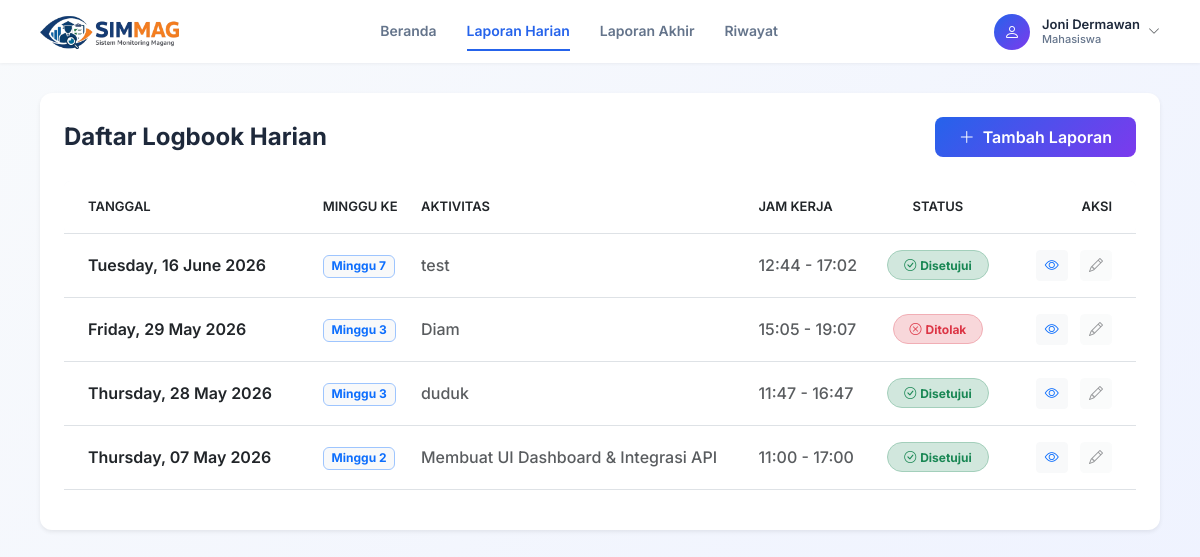
Page /mahasiswa/laporan_harian.php (signed in) on the committed database.
### tables this page shows
CREATE TABLE `mahasiswa` (
  `id_mahasiswa` int(11) NOT NULL,
  `NIM` varchar(20) NOT NULL,
  `nama` varchar(100) NOT NULL,
  `email` varchar(100) NOT NULL,
  `prodi` varchar(100) NOT NULL,
  `password` varchar(255) NOT NULL,
  `no_hp` varchar(20) DEFAULT NULL
);

CREATE TABLE `laporan_harian` (
  `id_laporan_harian` int(11) NOT NULL,
  `id_mahasiswa` int(11) NOT NULL,
  `kegiatan` text NOT NULL,
  `file_pendukung` varchar(255) DEFAULT NULL,
  `tanggal_submit` datetime NOT NULL DEFAULT current_timestamp(),
  `status` varchar(50) DEFAULT 'menunggu',
  `catatan_dosen` text DEFAULT NULL,
  `id_pendaftaran` int(11) DEFAULT NULL,
  `minggu_ke` int(11) DEFAULT NULL,
  `jam_masuk` time DEFAULT NULL,
  `jam_keluar` time DEFAULT NULL
);

### mahasiswa/laporan_harian.php (the view, shortened to what this page needs)
<?php
$user = $_SESSION['user'];
$db = new Database();
$conn = $db->getConnection();
$page = "laporan_harian";
$stmt = $conn->prepare("SELECT * FROM mahasiswa WHERE id_mahasiswa = ?");
$stmt->execute([$user['id']]);
$mahasiswa = $stmt->fetch(PDO::FETCH_ASSOC);
$nama_mahasiswa = $mahasiswa['nama'];
$stmtPendaftaran = $conn->prepare("SELECT * FROM pendaftaran_magang WHERE id_mahasiswa = ? ORDER BY id_pendaftaran DESC LIMIT 1");
$stmtPendaftaran->execute([$user['id']]);
$pendaftaran = $stmtPendaftaran->fetch(PDO::FETCH_ASSOC);
$id_pendaftaran = $pendaftaran['id_pendaftaran'];
$stmtLogbook = $conn->prepare("SELECT * FROM laporan_harian WHERE id_pendaftaran = ? ORDER BY tanggal_submit DESC");
$stmtLogbook->execute([$id_pendaftaran]);
$data_logbook = $stmtLogbook->fetchAll(PDO::FETCH_ASSOC);
?>
<!DOCTYPE html>
<html lang="id">
<head>
    <link href="https://cdn.jsdelivr.net/npm/bootstrap@5.3.0/dist/css/bootstrap.min.css" rel="stylesheet">
    <link href="https://cdn.jsdelivr.net/npm/bootstrap-icons/font/bootstrap-icons.css" rel="stylesheet">
    <link rel="stylesheet" href="assets/css/mahasiswa_navbar.css">
    <link rel="stylesheet" href="assets/css/mahasiswa.css">
    <link rel="stylesheet" href="assets/css/beranda.css">
</head>
<body>
    <div class="top-navbar">
        <div class="navbar-brand">
            <img src="assets/logo.png" alt="SIMMAG">
        </div>
        <div class="nav-center">
            <a href="magang_aktif.php" class="<?= ($page == 'magang_aktif') ? 'active' : '' ?>">Beranda</a>
            <a href="laporan_harian.php" class="<?= ($page == 'laporan_harian') ? 'active' : '' ?>">Laporan Harian</a>
            <a href="laporan_akhir.php" class="<?= ($page == 'laporan_akhir') ? 'active' : '' ?>">Laporan Akhir</a>
            <a href="riwayat.php" class="<?= ($page == 'riwayat') ? 'active' : '' ?>">Riwayat</a>
        </div>
        <div class="nav-right">
            <div class="profile-section">
                <div class="profile-wrapper">
                    <div class="profile-info" id="profileToggle" style="cursor:pointer;">
                        <div class="profile-avatar"><i class="bi bi-person"></i></div>
                        <div class="profile-text">
                            <div class="name"><?= htmlspecialchars($nama_mahasiswa) ?></div>
                            <div class="role">Mahasiswa</div>
                        </div>
                        <i class="bi bi-chevron-down ms-2 text-muted" style="font-size: 12px;"></i>
                    </div>
                </div>
            </div>
        </div>
    </div>
    <div class="main-container">
        <div class="card p-4 border-0 shadow-sm" style="border-radius: 12px;">
            <div class="d-flex justify-content-between align-items-center mb-4">
                <h4 class="mb-0 fw-bold" style="color: #1e293b;">Daftar Logbook Harian</h4>
                <button class="btn btn-primary px-4 py-2 fw-semibold" style="border-radius: 8px; background: linear-gradient(135deg, #2563eb, #7c3aed); border: none;" data-bs-toggle="modal" data-bs-target="#modalTambah">
                    <i class="bi bi-plus-lg me-2"></i>Tambah Laporan
                </button>
            </div>
            <div class="table-responsive">
                <table class="table table-hover align-middle">
                    <thead style="background-color: #f8fafc; color: #64748b; font-size: 13px; text-transform: uppercase;">
                        <tr>
                            <th class="py-3 px-4 rounded-start" style="font-weight: 600;">Tanggal</th>
                            <th class="py-3" style="font-weight: 600;">Minggu Ke</th>
                            <th class="py-3" style="font-weight: 600;">Aktivitas</th>
                            <th class="py-3" style="font-weight: 600;">Jam Kerja</th>
                            <th class="py-3 text-center" style="font-weight: 600;">Status</th>
                            <th class="py-3 px-4 rounded-end text-end" style="font-weight: 600;">Aksi</th>
                        </tr>
                    </thead>
                    <tbody>
                        <?php foreach ($data_logbook as $log): ?>
                            <tr>
                                <td class="px-4 py-3">
                                    <div class="fw-semibold text-dark"><?= date('l, d F Y', strtotime($log['tanggal_submit'])) ?></div>
                                </td>
                                <td class="py-3">
                                    <span class="badge bg-light text-primary border border-primary-subtle">Minggu <?= $log['minggu_ke'] ?></span>
                                </td>
                                <td class="py-3 text-muted"><?= htmlspecialchars($log['kegiatan']) ?></td>
                                <td class="py-3 text-muted"><?= substr($log['jam_masuk'], 0, 5) ?> - <?= substr($log['jam_keluar'], 0, 5) ?></td>
                                <td class="py-3 text-center">
                                    <?php if ($log['status'] == 'Disetujui'): ?>
                                        <span class="badge bg-success-subtle text-success border border-success-subtle px-3 py-2 rounded-pill"><i class="bi bi-check-circle me-1"></i>Disetujui</span>
                                    <?php elseif ($log['status'] == 'Ditolak'): ?>
                                        <span class="badge bg-danger-subtle text-danger border border-danger-subtle px-3 py-2 rounded-pill"><i class="bi bi-x-circle me-1"></i>Ditolak</span>
                                    <?php else: ?>
                                        <span class="badge bg-warning-subtle text-warning border border-warning-subtle px-3 py-2 rounded-pill"><i class="bi bi-clock me-1"></i>Menunggu</span>
                                    <?php endif; ?>
                                </td>
                                <td class="px-4 py-3 text-end">
                                    <button class="btn btn-sm btn-light text-primary me-2" data-bs-toggle="modal" data-bs-target="#modalView<?= $log['id_laporan_harian'] ?>" title="Detail"><i class="bi bi-eye"></i></button>
                                    <?php if ($log['status'] == 'Menunggu'): ?>
                                        <button class="btn btn-sm btn-light text-primary" data-bs-toggle="modal" data-bs-target="#modalEdit<?= $log['id_laporan_harian'] ?>" title="Edit"><i class="bi bi-pencil"></i></button>
                                    <?php else: ?>
                                        <button class="btn btn-sm btn-light text-muted" disabled title="Tidak bisa diedit (<?= $log['status'] ?>)"><i class="bi bi-pencil"></i></button>
                                    <?php endif; ?>
                                </td>
                            </tr>
                        <?php endforeach; ?>
                    </tbody>
                </table>
            </div>
        </div>
    </div>
</body>
</html>

### mahasiswa/assets/css/mahasiswa_navbar.css (style rules this page uses)
body { font-family: 'Inter', sans-serif; background: linear-gradient(135deg, #f8fafc 0%, #eef2ff 100%); color: #1e293b; min-height: 100vh; margin: 0; padding: 0; }
.top-navbar { background-color: #ffffff; padding: 12px 40px; display: flex; align-items: center; justify-content: space-between; box-shadow: 0 1px 3px rgba(0,0,0,0.05); }
.navbar-brand img { height: 35px; }
.nav-center { display: flex; gap: 30px; }
.nav-center a { color: #64748b; text-decoration: none; font-weight: 600; font-size: 14px; padding: 8px 0; border-bottom: 2px solid transparent; transition: all 0.2s; }
.nav-center a:hover, .nav-center a.active { color: #2563eb; border-bottom: 2px solid #2563eb; }
.nav-right { display: flex; align-items: center; gap: 20px; }
.profile-section { display: flex; align-items: center; margin-left: 15px; }
.profile-info { display: flex; align-items: center; }
.profile-avatar { width: 36px; height: 36px; border-radius: 50%; background: linear-gradient(135deg, #2563eb, #7c3aed); color: white; display: flex; align-items: center; justify-content: center; font-size: 16px; margin-right: 12px; }
.profile-text { line-height: 1.2; }
.profile-text .name { font-weight: 600; font-size: 13px; color: #1e293b; }
.profile-text .role { font-size: 11px; color: #64748b; }
.profile-wrapper { position: relative; }
.main-container { padding: 30px 40px; max-width: 1400px; margin: 0 auto; }

### mahasiswa/assets/css/mahasiswa.css (style rules this page uses)
body { font-family: 'Inter', sans-serif; font-weight: 500; background: linear-gradient(135deg, #f8fafc 0%, #eef2ff 100%); min-height: 100vh; }
h2, h3, h4 { font-weight: 700; color: #1e293b; }
.profile-section { display: flex; align-items: center; }
.profile-info { display: flex; align-items: center; }
.profile-avatar { width: 36px; height: 36px; border-radius: 50%; background: linear-gradient(135deg, #2563eb, #7c3aed); color: white; display: flex; align-items: center; justify-content: center; font-size: 16px; margin-right: 12px; }
.profile-text { line-height: 1.2; }
.profile-text .name { font-weight: 600; font-size: 13px; color: #1e293b; }
.profile-text .role { font-size: 11px; color: #64748b; }
.profile-wrapper { position: relative; }

### rows in the picture
mahasiswa: nama "Joni Dermawan"
laporan_harian: tanggal_submit "Tuesday, 16 June 2026", minggu_ke "7", kegiatan "test", jam_masuk "12:44", jam_keluar "17:02", status "Disetujui" (drawn)
laporan_harian: tanggal_submit "Friday, 29 May 2026", minggu_ke "3", kegiatan "Diam", jam_masuk "15:05", jam_keluar "19:07", status "Ditolak" (drawn)
laporan_harian: tanggal_submit "Thursday, 28 May 2026", minggu_ke "3", kegiatan "duduk", jam_masuk "11:47", jam_keluar "16:47", status "Disetujui" (drawn)
laporan_harian: tanggal_submit "Thursday, 07 May 2026", minggu_ke "2", kegiatan "Membuat UI Dashboard & Integrasi API", jam_masuk "11:00", jam_keluar "17:00", status "Disetujui" (drawn)
